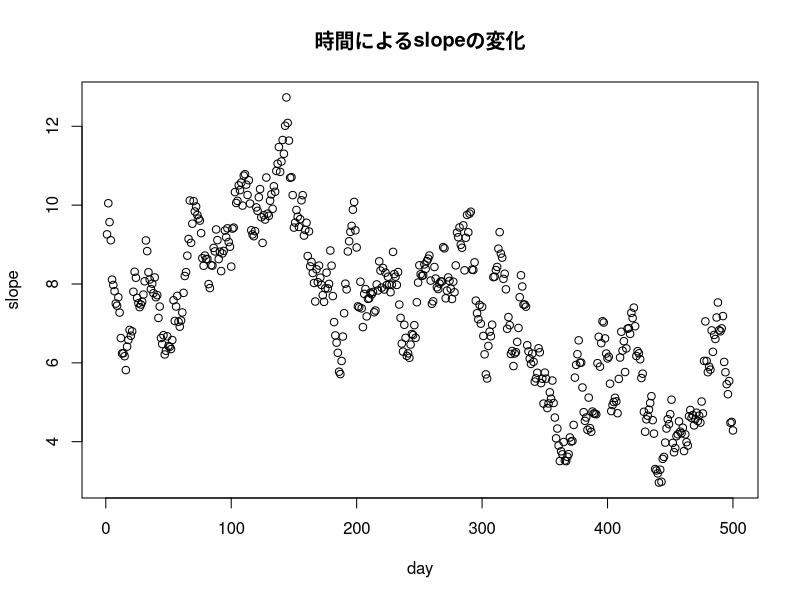
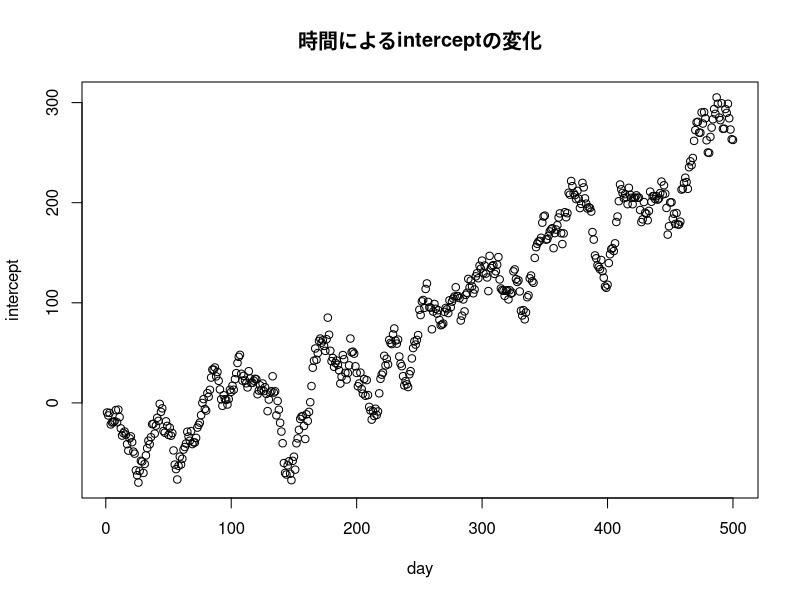
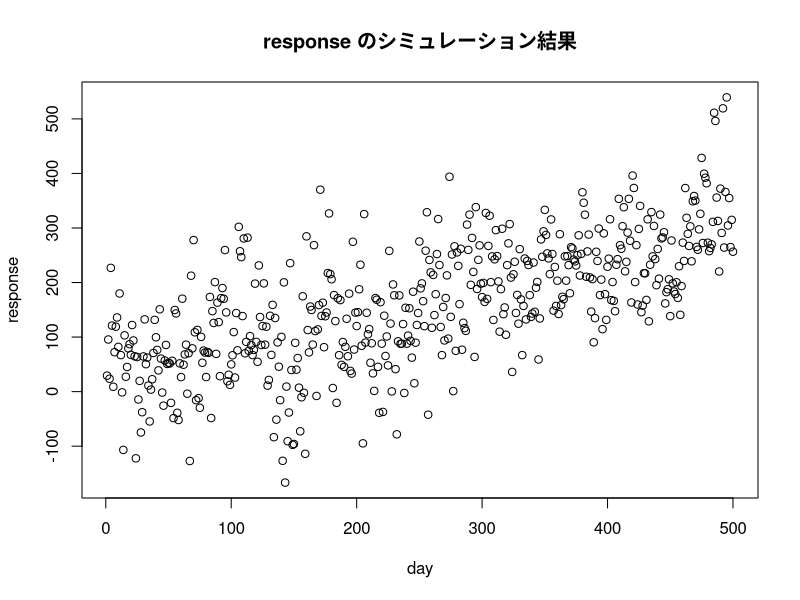

Source code (R) for these figures, in order: (Note: this script raises an error after producing the figures.)
# パラメタの設定
N = 500 # サンプルサイズ

# dlmMLE の推定値の正解値
observationErrorSD = 20 # 観測誤差の標準偏差
processErrorSD = 10 # 過程誤差の標準偏差
coefErrorSD = 0.5 # 係数の過程誤差の標準偏差

# 説明変数をシミュレーション用に作成
set.seed(1)
explanatory = rnorm(n = N, mean = 10, sd = 10)

# slope（傾き）が毎日過程誤差が加わって、変化していくようにする
set.seed(12)
slope = cumsum(rnorm(n = N, mean = 0, sd = coefErrorSD)) + 10 # 過程誤差が毎日積み上がる.
plot(slope, main = "時間によるslopeの変化", xlab = 'day')

# 同様にしてincetercept（切片）も作成
set.seed(3)
intercept = cumsum(rnorm(n = N, mean = 0, sd = processErrorSD))
plot(intercept, main = "時間によるinterceptの変化", xlab = "day")

# responseのシミュレーション
set.seed(4)
response = intercept + explanatory * slope + rnorm(n = N, mean = 0, sd = observationErrorSD)
plot(response, main = 'response のシミュレーション結果', xlab = "day")


# 時変係数DLM. closure
buildDlmReg = function(theta) {
  dlmModReg(X = explanatory,
            # 観測誤差の分散. 負を取らないから、exp
            dV = exp(theta[1]),
            # 過程誤差の分散 過程誤差は２つあるため、パラメタも２つ. 同様にexp を使う
            dW = c(exp(theta[2]), exp(theta[3])))
}

# モデル推定
# parm: vector of initial values - for the optimization routine - of the unknown parameters.
# $par が推定した値（観測誤差、過程誤差1、過程誤差2）. exp をとると分散, そのsqrt をとると標準偏差
fitDlmReg = dlmMLE(response,
                   parm = c(2, 1, 1),
                   buildDlmReg,
                   method = 'SANN')

# 推定値でモデルを組み直す
modDlmReg = buildDlmReg(fitDlmReg$par)
# あとはフィルタリング・スムージングして完了
filterDlmReg = dlmFilter(response, modDlmReg)
smoothDlmReg = dlmSmooth(filterDlmReg) 

plot(response,
     col = 1,
     lwd = 1)
lines(dropFirst(filterDlmReg$m)[, 1] + dropFirst(filterDlmReg$m)[, 2] * explanatory,
      col = alpha(2, 0.5),
      lwd = 2)
lines(dropFirst(smoothDlmReg$s)[, 1] + dropFirst(smoothDlmReg$s)[, 2] * explanatory,
      col = alpha(4, 0.5),
      lwd = 2)

legend(
  "bottomright",
  pch = c(1, NA, NA),
  col = c(1, 2, 4),
  lwd = c(1, 2, 2),
  legend = c("data", "Filter", "Smooth")
)

# 時変係数を推測できてるか？
plot(dropFirst(filterDlmReg$m)[,2], type="l", ylim=c(0,15), col=alpha(2, 0.5),xlab='day', ylab='slope')
lines(dropFirst(smoothDlmReg$s)[,2], type="l", ylim=c(0,15), col=alpha(4, 0.5))

# 正しいslope
lines(slope, col=alpha(1,0.5))
legend(
  "topright",
  col = c(2, 4, 1),
  lty=1,
  legend = c("フィルタリングのslope", "スムージングのslope", "正しいslope")
)

